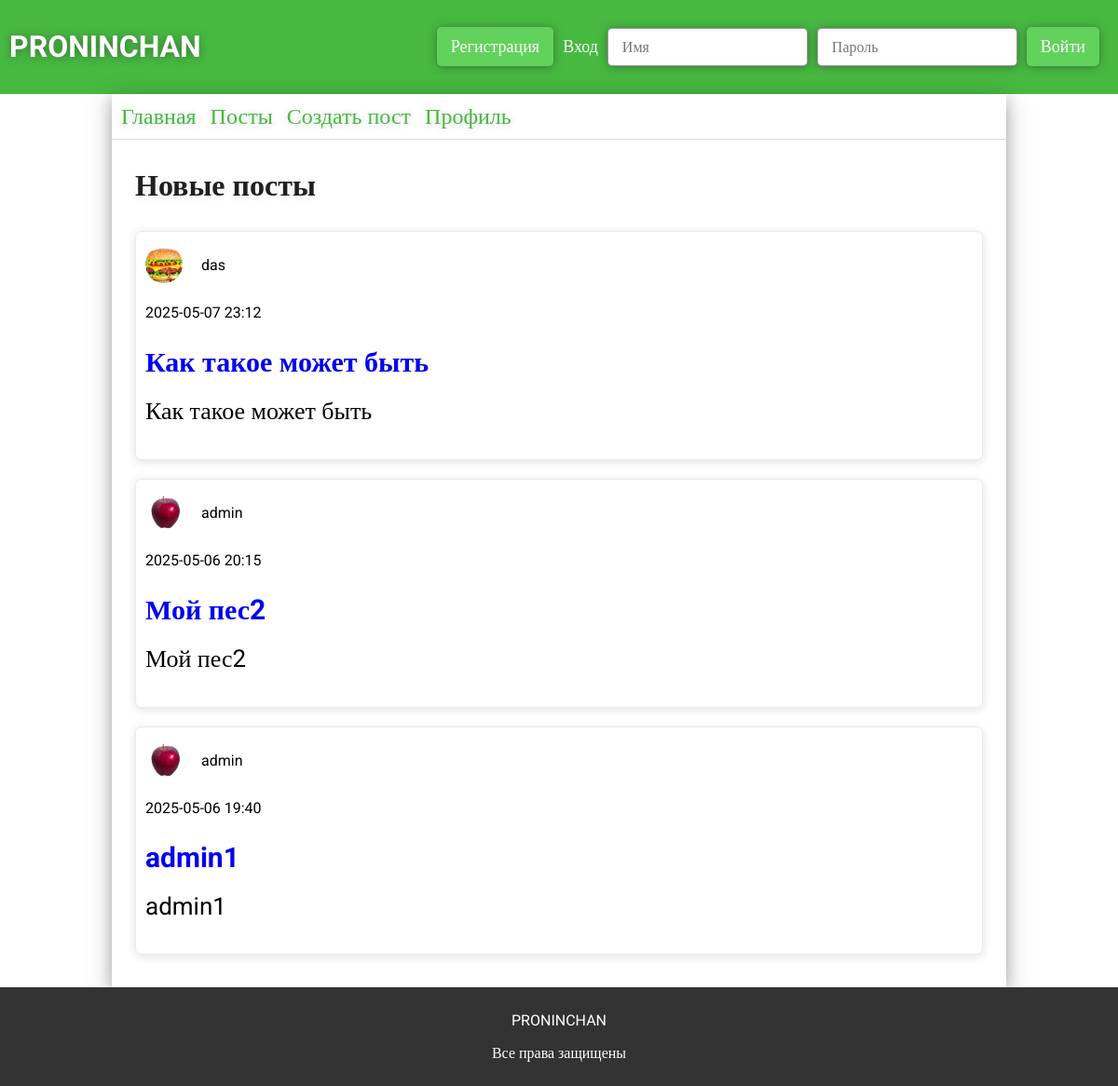
Before: / with the older database file.
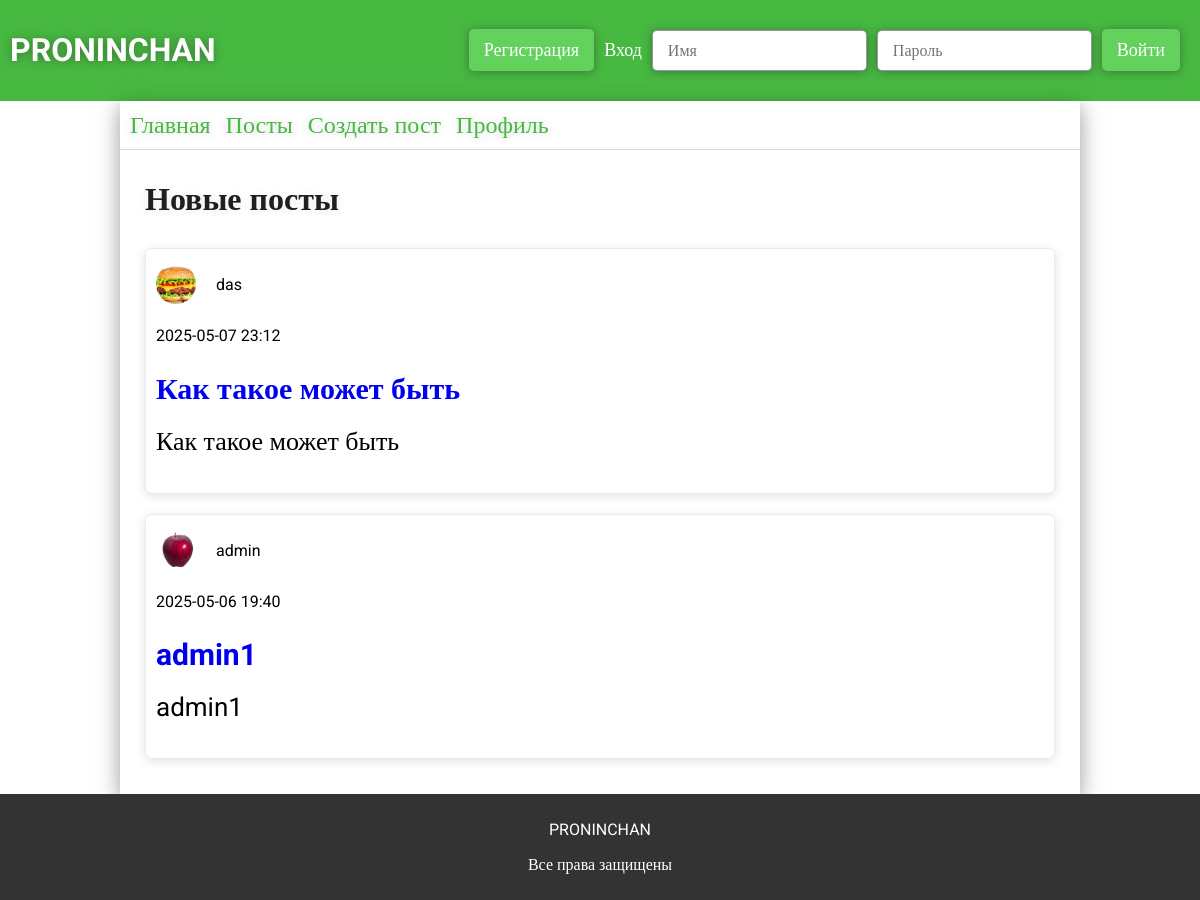
After: the same page with the newer database file.
### app.py (models this page shows)
class ForumPosts(db.Model):
    __tablename__ = 'forum_posts'
    id = db.Column(db.Integer, primary_key=True)
    user_id = db.Column(db.Integer, db.ForeignKey('users.id'), nullable=False)
    theme = db.Column(db.String(124), nullable=False)
    text = db.Column(db.Text, nullable=False)
    section_id = db.Column(db.Integer, db.ForeignKey('forum_sections.id'), nullable=False)
    category_id = db.Column(db.Integer, db.ForeignKey('forum_categories.id'), nullable=False)
    created_at = db.Column(db.DateTime, default=datetime.now)
    user = db.relationship("Users", backref="posts")
    sections = db.relationship("ForumSections")
    categories = db.relationship("ForumCategory")
    all_comments = db.relationship("ForumComments", backref="forum_post", cascade="all, delete-orphan")

class Users(db.Model):
    __tablename__ = 'users'
    id = db.Column(db.Integer, primary_key=True)
    username = db.Column(db.String(32), unique=True, nullable=False)
    photo = db.Column(db.String(124))
    email = db.Column(db.String(64), unique=True, nullable=False)
    password = db.Column(db.String(30), nullable=False)
    access = db.Column(db.String(64), nullable=False, default='user')
    all_posts = db.relationship("ForumPosts", backref="user_author", cascade="all, delete-orphan")
    all_comments = db.relationship("ForumComments", backref="user_author")

### app.py (the view)
@app.route('/')
def main():
    new_posts = ForumPosts.query.order_by(ForumPosts.created_at.desc()).limit(5).all()
    if 'user' in session:
        try:
            access = (Users.query.filter_by(id=session['user']).first()).access
        except:
            return redirect(url_for('logout'))
        return render_template('main.html', new_posts = new_posts, access=access)
    else:
        return render_template('main.html', new_posts = new_posts)

### templates/main.html (shortened to what this page needs)
{% extends 'base.html' %}
{% block main %}
<link rel="stylesheet" href="{{ url_for('static', filename='css/main.css') }}">
    <div class="container">
        <h3>Новые посты</h3>
        {% for post in new_posts %}
            <div class="post" id="post-{{post.id}}">
                <div class="posts-container-created">
                    <div>
                       <img src="{{ url_for('static', filename=post.user.photo) if post.user.photo else url_for('static', filename='img/person.svg') }}" alt="">
                        <p class="user-{{post.user.id}}">{{post.user.username}}{% if access == 'admin' %}<button class="ban-button" value="{{post.user.id}}" data-user="{{post.user.username}}">забанить</button>{% endif %}</p>
                    </div>
                    <p class="post-created">{{post.created_at.strftime('%Y-%m-%d %H:%M')}}</p>
                </div>
                <a class="post-theme" href="{{url_for('post', post=post.id)}}">{{post.theme}}</a>
                <p class="post-text"  data-text="{{post.text}}">{{post.text | truncate(150, True, '...')}}</p>
            </div>
        {% endfor %}
    </div>
{% endblock %}

Changed rows visible on the page:
removed ForumPosts: photo (picture), user.username "admin", created_at "2025-05-06 20:15", theme "Мой пес2", text "Мой пес2"
